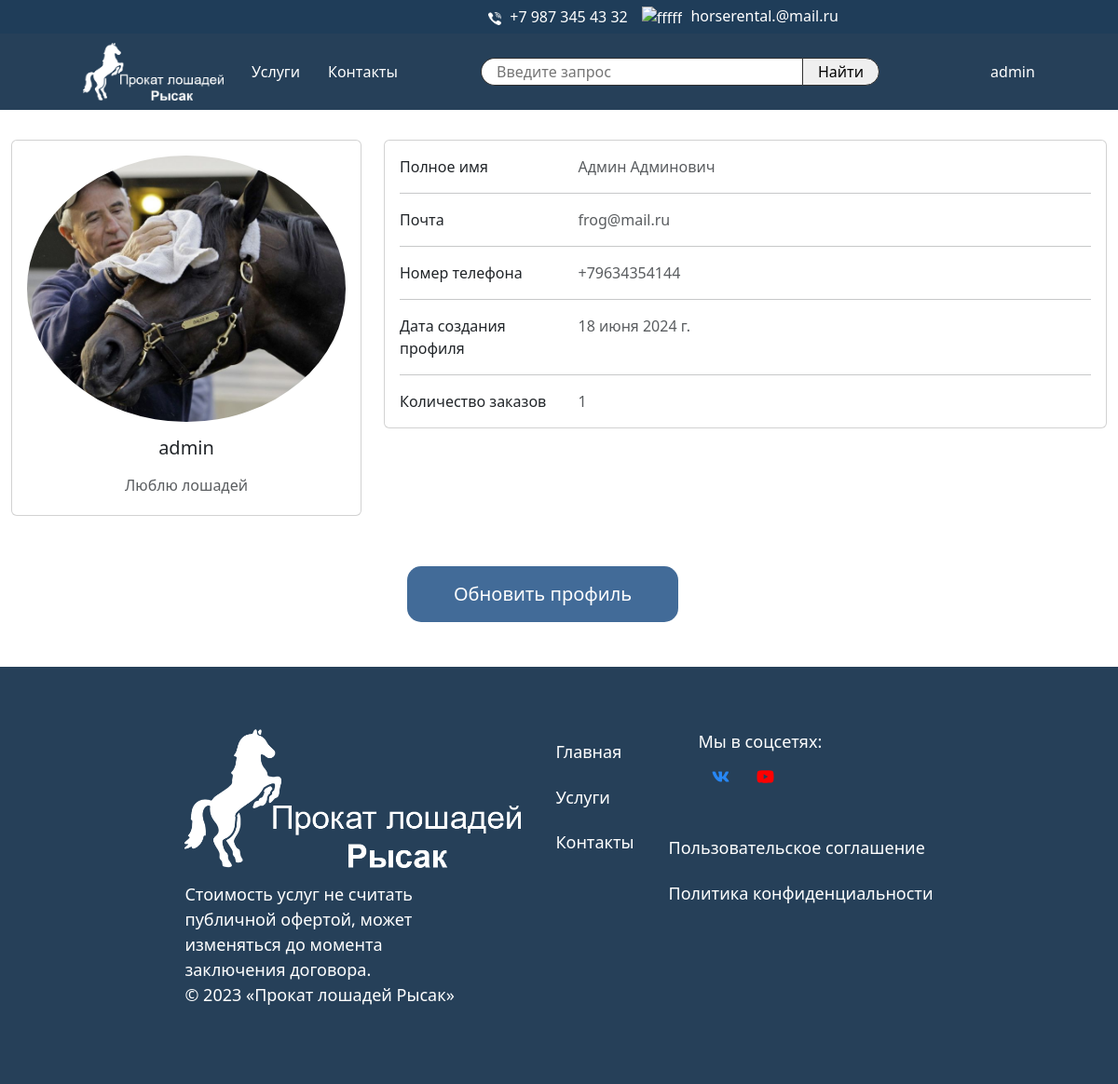
Page /auth/profile/admin/ (signed in) on the earlier database version.
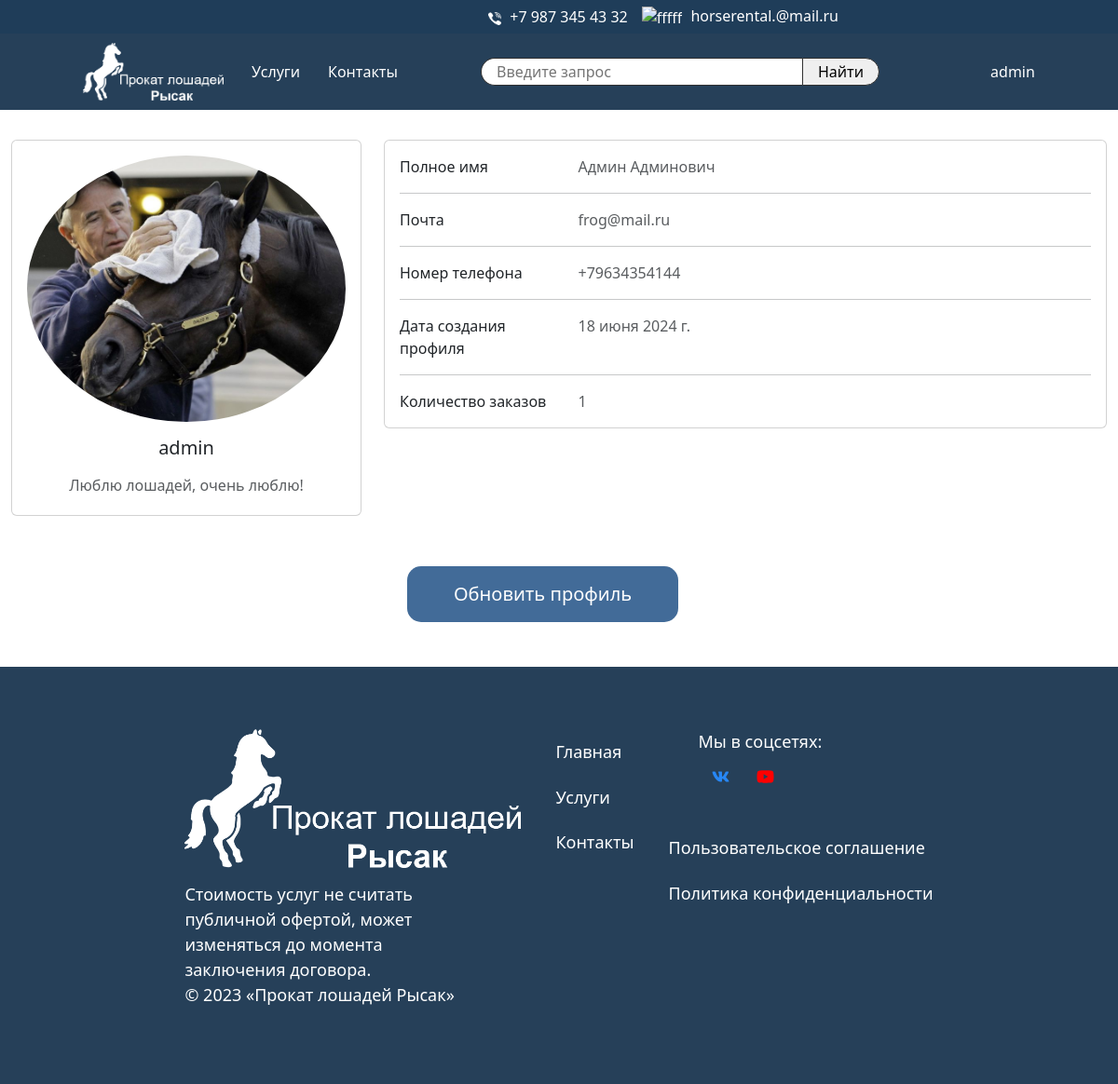
Same page on the later database version.
### horse_reg/models.py (models this page shows, shortened)
class Profile(models.Model):
    user = models.OneToOneField(User, on_delete=models.CASCADE, verbose_name='Пользователь')
    phone = models.CharField(max_length=15, verbose_name='Номер телефона')
    img = models.ImageField(upload_to='users/%Y/%m/%d/', verbose_name='Аватар')
    body = models.TextField(verbose_name='О себе')
    date_create = models.DateField(auto_now_add=True, verbose_name='Дата создания')
    date_update = models.DateField(auto_now=True, blank=True, verbose_name='Дата изменения')
    class Meta:
        verbose_name = 'Профиль'
        verbose_name_plural = 'Профили'

class CustomUser(AbstractUser):
    email = models.EmailField(max_length=128, unique=True, db_index=True, blank=False, verbose_name='Почта')
    is_active = models.BooleanField(blank=False, default=False, verbose_name='Активен')
    USERNAME_FIELD = 'username'
    REQUIRED_FIELDS = ['email']
    objects = CustomUserManager()

### horse_reg/views.py (the view)
# urls.py: path('profile/<str:username>/', views.profile, name='profile'),
@login_required(login_url='reg:login')
def profile(request, username):
    user = get_object_or_404(User, username=username)
    prof = get_object_or_404(Profile, user=user)
    order = Order.objects.filter(user=user)
    return render(request, 'horse_reg/profile.html', {'prof': prof, 'order': order, 'user': user})

### horse_reg/templates/horse_reg/profile.html (shortened to what this page needs)
{% extends 'layout.html' %}
{% load static %}
{% load thumbnail %}
{% block content %}
    <div class="d-flex justify-content-center">
        <div style="margin-top: 150px; width: 100%" class="row justify-content-center">
            <div class="col-lg-4">
                <div class="card mb-4">
                    <div class="card-body text-center">
                        {% thumbnail prof.img '150' as im %}
                            <img class="rounded-circle img-fluid" src="{{ im.url }}" alt="аватар">
                        {% endthumbnail %}
                        <h5 class="my-3">{{ prof.user.username }}</h5>
                        <p class="text-muted mb-1">{{ prof.body }}</p>
                    </div>
                </div>
            </div>
            <div class="col-lg-8">
                <div class="card mb-4">
                    <div class="card-body">
                        <div class="row">
                            <div class="col-sm-3">
                                <p class="mb-0">Полное имя</p>
                            </div>
                            <div class="col-sm-9">
                                <p class="text-muted mb-0">{{ user.first_name }} {{ user.last_name }}</p>
                            </div>
                        </div>
                        <hr>
                        <div class="row">
                            <div class="col-sm-3">
                                <p class="mb-0">Почта</p>
                            </div>
                            <div class="col-sm-9">
                                <p class="text-muted mb-0">{{ user.email }}</p>
                            </div>
                        </div>
                        <hr>
                        <div class="row">
                            <div class="col-sm-3">
                                <p class="mb-0">Номер телефона</p>
                            </div>
                            <div class="col-sm-9">
                                <p class="text-muted mb-0">{{ prof.phone }}</p>
                            </div>
                        </div>
                        <hr>
                        <div class="row">
                            <div class="col-sm-3">
                                <p class="mb-0">Дата создания профиля</p>
                            </div>
                            <div class="col-sm-9">
                                <p class="text-muted mb-0">{{ prof.date_create }}</p>
                            </div>
                        </div>
                        <hr>
                        <div class="row">
                            <div class="col-sm-3">
                                <p class="mb-0">Количество заказов</p>
                            </div>
                            <div class="col-sm-9">
                                <p class="text-muted mb-0">{{ order.count }}</p>
                            </div>
                        </div>
                    </div>
                </div>
            </div>
            {% if request.user.username == user.username %}
                <a style="width: 350px" href="{% url 'reg:update_profile' user.username %}">
                    <button class="btn_buy mb-5">Обновить профиль</button>
                </a>
            {% endif %}
        </div>
    </div>
{% endblock %}

Differences in the rows shown:
changed Profile "admin": body "Люблю лошадей" → "Люблю лошадей, очень люблю!"
